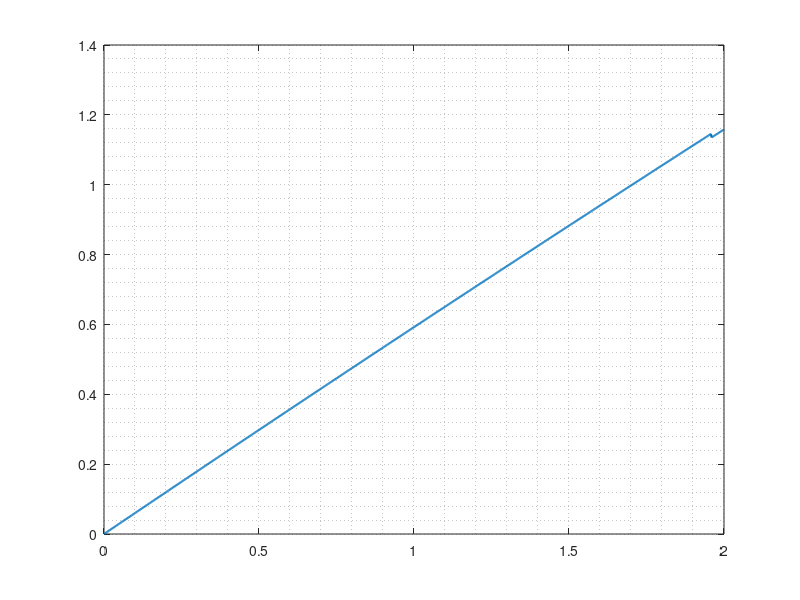

The MATLAB script that drew this image: (Note: this script raises an error after producing the figure.)
%% Task 1 of Series 2
 
clc
clear
close all

%% System Parameters

G = tf(3,[2,1]);
f = tf(1,[0.1,1])^2;
% Alternative: f = (1/(0.1*s+1)^2);
I = tf(1,[1, 0]); %Integrator
GP = G*f; %Real Plant
wi = minreal((GP-G)/G); %Uncertainty filter
% Alternative: wi = f-1;

%% Norm Calculation for a variety of K

% Defining the K to test RS
K = linspace(0,2,1000);
ninf = ones(size(K));
fpeak = ones(size(K));
for i = 1:length(K)
    % Open Loop transfer function
    K_tf = K(i)*I;
    % Open Loop transfer function
    L = G*K_tf;
    % Complementary Sensitivity transfer function
    T = L/(1+L);
    [ninf(i), fpeak(i)] = norm(minreal(wi*T), Inf);
end

%% Finding the K barrier

% ind_RS = find(ninf<1,1,'last');
ind = find(ninf>=1,1,'first');
str = ['The System is RS stable for K < ',num2str(K(ind))];
disp(str)
[GM, PM] = margin(GP*I);
str = ['The Plant(added integrator) has Gain Margin GM = ',...
    num2str(GM)];
disp(str)
% Extra Barrier:
% Asking T = GK/(1+GK) stable we get:
% T = 3K/(2s^2+s+3k)
% For this function to be stable we need k>0
str = ['Asking for stability of the T function, ',...
      'the K(s) gain is a K such that 0 < K < ',...
      num2str(K(ind))];
disp(str)

%% Figure of Norm - Κ

figure(1)
clf
plot(K,ninf,'LineWidth',1.5)
grid minor
hold on
yline(1,'r--',{'RS Threshold'},'LineWidth',1.5,...
    'LabelHorizontalAlignment','left')
xline(K(ind),'-.',{'R.S. Stability Barrier'},'LineWidth',1.5,'Color','r',...
    'LabelHorizontalAlignment','center',...
    'LabelVerticalAlignment','middle')
ylabel('$\| w_iT\| _{\infty}$','fontsize',15,'interpreter','latex')
xlabel('$K$','fontsize',15,'interpreter','latex')
title('$Robust$ $Stability$ $(RS)$','fontsize',15,'interpreter','latex')
%% Figure of Norm - w

K_tf = K(ind)*I;
% Open Loop transfer function
L_RS = G*K_tf;
% Complementary Sensitivity transfer function
T_RS = L_RS/(1+L_RS);
w = logspace(-1,2,1000);
[Amp,~,]=bode(wi*T_RS,w);
Amp = squeeze(Amp);
Amp = Amp(:,1);
figure(2)
clf
plot(w,Amp)
grid minor
hold on
ylabel('$\| w_iT\| _{\infty}$','fontsize',15,'interpreter','latex')
xlabel('$w$','fontsize',15,'interpreter','latex')
title('$Norm$ $of$ $the$ $first$ $NON$ $RS$ $System$',...
    'fontsize',15,'interpreter','latex')
